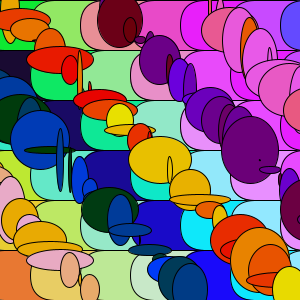
Frame 1 (no input)
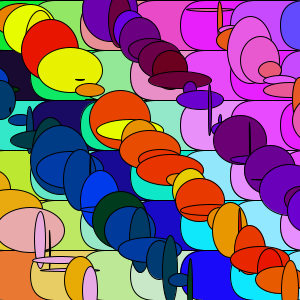
Frame 60 (the mouse pressed at the canvas centre just before this capture)
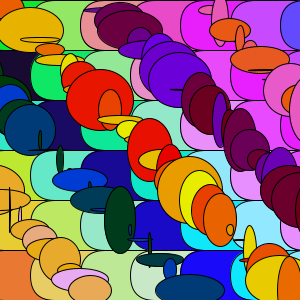
Frame 120 (the mouse held since frame 60 and released just before this capture)

The Processing sketch that drew these frames (run headless with seeded random() and noise(); from frame 60 on, the mouse is pressed at the canvas centre):

// Processing sketch: processing_97639
// ── processing_97639.pde



void setup() {
  frameRate(5);
  size(300,300);
  stroke(0);
}


void draw() {
  background(130,214,212);
  for (float e=0; e<width+25; e=e+50){
    fill(232,120,e+50);
    rect(e-20,e+250, 200, 50, 50);
  }
  for (float e=0; e<width+25; e=e+50){
    fill(232,205,e+50);
    rect(e-20,e+200, 200, 50, 50);
  }
  for (float e=0; e<width+25; e=e+50){
    fill(189,232,e+50);
    rect(e-20,e+150, 200, 50, 50);
  }
  for (float e=0; e<width+25; e=e+50){
    fill(e+50,232,200);
    rect(e-20,e+100, 200, 50, 50);
  }
  for (float e=0; e<width+25; e=e+50){
    fill(25,10,e+50);
    rect(e-20,e+50, 200, 50, 50);
  }
  for (float f=0; f<height+25; f=f+50){
    fill(14,232,f+50);
    rect(f-20,f, 200, 50, 50);
  }
  for (float g=0; g<width+25; g=g+50){
    fill(146,232,g+50);
    rect(g-20,g-50, 200, 50, 50);
  }
  for (float h=0; h<width+25; h=h+50){
    fill(212,232,h+50);
    rect(h-20,h-100, 200, 50, 50);
  }
  for (float j=0; j<width+25; j=j+50){
    fill(232,143,j+50);
    rect(j-20,j-100, 200, 50, 50);
  }
  for (float j=0; j<width+25; j=j+50){
    fill(232,74,j+50);
    rect(j-20,j-150, 200, 50, 50);
  }
  for (float j=0; j<width+25; j=j+50){
    fill(232,31,j+50);
    rect(j-20,j-200, 200, 50, 50);
  }
  for (float j=0; j<width+25; j=j+50){
    fill(200,74,j+50);
    rect(j-20,j-250, 200, 50, 50);
  }
  for (float j=0; j<width+25; j=j+50){
    fill(100,74,j+50);
    rect(j-20,j-300, 200, 50, 50);
  }
/*es el fons de l'exercici en el que he fet que la variable vagi variant de 50 en 50 de color i posició*/  
  
  for (int i=10; i<width; i=i+10) {
    fill(232,random(255),0);
    ellipse(i,i,random(70),random(70));
  }
  for (float d=10; d<width; d=d+10){
    fill(107,0,random(232));
    ellipse(d+100,d, random(70), random(70));
  }
  for (float d=10; d<width; d=d+10){
    fill(232,89,random(250));
    ellipse(d+200,d, random(70), random(70));
  }
  for (float d=10; d<width; d=d+10){
    fill(0,59,random(250));
    ellipse(d-100,d, random(70), random(70));
  }
  for (float d=10; d<width; d=d+10){
    fill(232,170,random(250));
    ellipse(d-200,d, random(70), random(70));
  }
/*he fet que les elipses vagin canviant de forma i color i cada for, l'he separat 100 pixels en l'eix de les y*/
  

  

}
